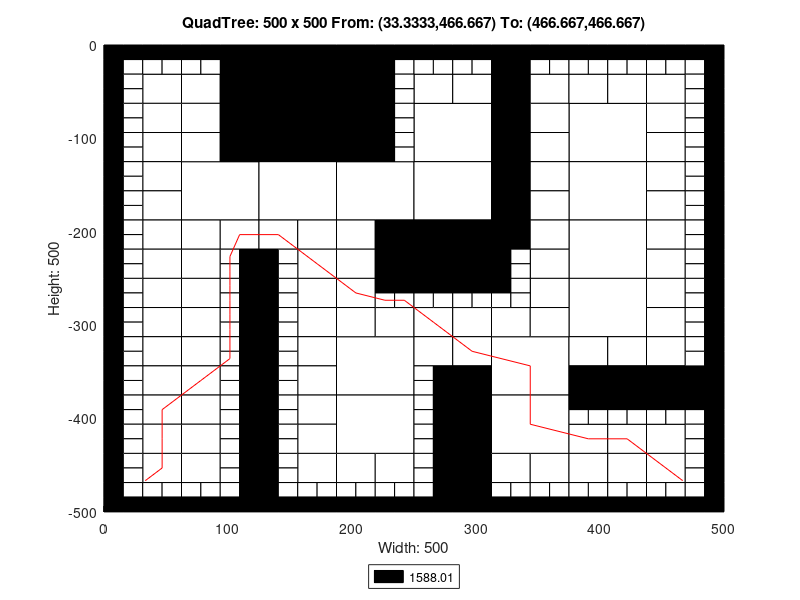

Write MATLAB code to recreate this figure.
axis([0 500 -500 0]);
title('QuadTree: 500 x 500 From: (33.3333,466.667) To: (466.667,466.667)');
xlabel('Width: 500');
ylabel('Height: 500');
rectangle('Position',[125 -62.5 62.5 62.5], 'FaceColor',[0 0 0]);
rectangle('Position',[125 -125 62.5 62.5], 'FaceColor',[0 0 0]);
rectangle('Position',[62.5 -187.5 62.5 62.5], 'FaceColor',[1 1 1]);
rectangle('Position',[125 -187.5 62.5 62.5], 'FaceColor',[1 1 1]);
rectangle('Position',[187.5 -187.5 62.5 62.5], 'FaceColor',[1 1 1]);
rectangle('Position',[250 -125 62.5 62.5], 'FaceColor',[1 1 1]);
rectangle('Position',[375 -125 62.5 62.5], 'FaceColor',[1 1 1]);
rectangle('Position',[250 -187.5 62.5 62.5], 'FaceColor',[1 1 1]);
rectangle('Position',[250 -250 62.5 62.5], 'FaceColor',[0 0 0]);
rectangle('Position',[375 -187.5 62.5 62.5], 'FaceColor',[1 1 1]);
rectangle('Position',[375 -250 62.5 62.5], 'FaceColor',[1 1 1]);
rectangle('Position',[187.5 -375 62.5 62.5], 'FaceColor',[1 1 1]);
rectangle('Position',[187.5 -437.5 62.5 62.5], 'FaceColor',[1 1 1]);
rectangle('Position',[312.5 -375 62.5 62.5], 'FaceColor',[1 1 1]);
rectangle('Position',[375 -312.5 62.5 62.5], 'FaceColor',[1 1 1]);
rectangle('Position',[312.5 -437.5 62.5 62.5], 'FaceColor',[1 1 1]);
rectangle('Position',[31.25 -62.5 31.25 31.25], 'FaceColor',[1 1 1]);
rectangle('Position',[93.75 -31.25 31.25 31.25], 'FaceColor',[0 0 0]);
rectangle('Position',[62.5 -62.5 31.25 31.25], 'FaceColor',[1 1 1]);
rectangle('Position',[93.75 -62.5 31.25 31.25], 'FaceColor',[0 0 0]);
rectangle('Position',[31.25 -93.75 31.25 31.25], 'FaceColor',[1 1 1]);
rectangle('Position',[31.25 -125 31.25 31.25], 'FaceColor',[1 1 1]);
rectangle('Position',[62.5 -93.75 31.25 31.25], 'FaceColor',[1 1 1]);
rectangle('Position',[93.75 -93.75 31.25 31.25], 'FaceColor',[0 0 0]);
rectangle('Position',[62.5 -125 31.25 31.25], 'FaceColor',[1 1 1]);
rectangle('Position',[93.75 -125 31.25 31.25], 'FaceColor',[0 0 0]);
rectangle('Position',[187.5 -31.25 31.25 31.25], 'FaceColor',[0 0 0]);
rectangle('Position',[187.5 -62.5 31.25 31.25], 'FaceColor',[0 0 0]);
rectangle('Position',[187.5 -93.75 31.25 31.25], 'FaceColor',[0 0 0]);
rectangle('Position',[187.5 -125 31.25 31.25], 'FaceColor',[0 0 0]);
rectangle('Position',[31.25 -156.25 31.25 31.25], 'FaceColor',[1 1 1]);
rectangle('Position',[31.25 -187.5 31.25 31.25], 'FaceColor',[1 1 1]);
rectangle('Position',[31.25 -218.75 31.25 31.25], 'FaceColor',[1 1 1]);
rectangle('Position',[31.25 -250 31.25 31.25], 'FaceColor',[1 1 1]);
rectangle('Position',[62.5 -218.75 31.25 31.25], 'FaceColor',[1 1 1]);
rectangle('Position',[93.75 -218.75 31.25 31.25], 'FaceColor',[1 1 1]);
rectangle('Position',[62.5 -250 31.25 31.25], 'FaceColor',[1 1 1]);
rectangle('Position',[125 -218.75 31.25 31.25], 'FaceColor',[1 1 1]);
rectangle('Position',[156.25 -218.75 31.25 31.25], 'FaceColor',[1 1 1]);
rectangle('Position',[156.25 -250 31.25 31.25], 'FaceColor',[1 1 1]);
rectangle('Position',[187.5 -218.75 31.25 31.25], 'FaceColor',[1 1 1]);
rectangle('Position',[218.75 -218.75 31.25 31.25], 'FaceColor',[0 0 0]);
rectangle('Position',[187.5 -250 31.25 31.25], 'FaceColor',[1 1 1]);
rectangle('Position',[218.75 -250 31.25 31.25], 'FaceColor',[0 0 0]);
rectangle('Position',[250 -62.5 31.25 31.25], 'FaceColor',[1 1 1]);
rectangle('Position',[281.25 -62.5 31.25 31.25], 'FaceColor',[1 1 1]);
rectangle('Position',[312.5 -31.25 31.25 31.25], 'FaceColor',[0 0 0]);
rectangle('Position',[312.5 -62.5 31.25 31.25], 'FaceColor',[0 0 0]);
rectangle('Position',[343.75 -62.5 31.25 31.25], 'FaceColor',[1 1 1]);
rectangle('Position',[312.5 -93.75 31.25 31.25], 'FaceColor',[0 0 0]);
rectangle('Position',[343.75 -93.75 31.25 31.25], 'FaceColor',[1 1 1]);
rectangle('Position',[312.5 -125 31.25 31.25], 'FaceColor',[0 0 0]);
rectangle('Position',[343.75 -125 31.25 31.25], 'FaceColor',[1 1 1]);
rectangle('Position',[375 -62.5 31.25 31.25], 'FaceColor',[1 1 1]);
rectangle('Position',[406.25 -62.5 31.25 31.25], 'FaceColor',[1 1 1]);
rectangle('Position',[437.5 -62.5 31.25 31.25], 'FaceColor',[1 1 1]);
rectangle('Position',[437.5 -93.75 31.25 31.25], 'FaceColor',[1 1 1]);
rectangle('Position',[437.5 -125 31.25 31.25], 'FaceColor',[1 1 1]);
rectangle('Position',[312.5 -156.25 31.25 31.25], 'FaceColor',[0 0 0]);
rectangle('Position',[343.75 -156.25 31.25 31.25], 'FaceColor',[1 1 1]);
rectangle('Position',[312.5 -187.5 31.25 31.25], 'FaceColor',[0 0 0]);
rectangle('Position',[343.75 -187.5 31.25 31.25], 'FaceColor',[1 1 1]);
rectangle('Position',[312.5 -218.75 31.25 31.25], 'FaceColor',[0 0 0]);
rectangle('Position',[343.75 -218.75 31.25 31.25], 'FaceColor',[1 1 1]);
rectangle('Position',[343.75 -250 31.25 31.25], 'FaceColor',[1 1 1]);
rectangle('Position',[437.5 -156.25 31.25 31.25], 'FaceColor',[1 1 1]);
rectangle('Position',[437.5 -187.5 31.25 31.25], 'FaceColor',[1 1 1]);
rectangle('Position',[437.5 -218.75 31.25 31.25], 'FaceColor',[1 1 1]);
rectangle('Position',[437.5 -250 31.25 31.25], 'FaceColor',[1 1 1]);
rectangle('Position',[31.25 -281.25 31.25 31.25], 'FaceColor',[1 1 1]);
rectangle('Position',[31.25 -312.5 31.25 31.25], 'FaceColor',[1 1 1]);
rectangle('Position',[62.5 -281.25 31.25 31.25], 'FaceColor',[1 1 1]);
rectangle('Position',[62.5 -312.5 31.25 31.25], 'FaceColor',[1 1 1]);
rectangle('Position',[31.25 -343.75 31.25 31.25], 'FaceColor',[1 1 1]);
rectangle('Position',[31.25 -375 31.25 31.25], 'FaceColor',[1 1 1]);
rectangle('Position',[62.5 -343.75 31.25 31.25], 'FaceColor',[1 1 1]);
rectangle('Position',[62.5 -375 31.25 31.25], 'FaceColor',[1 1 1]);
rectangle('Position',[156.25 -281.25 31.25 31.25], 'FaceColor',[1 1 1]);
rectangle('Position',[156.25 -312.5 31.25 31.25], 'FaceColor',[1 1 1]);
rectangle('Position',[187.5 -281.25 31.25 31.25], 'FaceColor',[1 1 1]);
rectangle('Position',[187.5 -312.5 31.25 31.25], 'FaceColor',[1 1 1]);
rectangle('Position',[218.75 -312.5 31.25 31.25], 'FaceColor',[1 1 1]);
rectangle('Position',[156.25 -343.75 31.25 31.25], 'FaceColor',[1 1 1]);
rectangle('Position',[156.25 -375 31.25 31.25], 'FaceColor',[1 1 1]);
rectangle('Position',[31.25 -406.25 31.25 31.25], 'FaceColor',[1 1 1]);
rectangle('Position',[31.25 -437.5 31.25 31.25], 'FaceColor',[1 1 1]);
rectangle('Position',[62.5 -406.25 31.25 31.25], 'FaceColor',[1 1 1]);
rectangle('Position',[62.5 -437.5 31.25 31.25], 'FaceColor',[1 1 1]);
rectangle('Position',[31.25 -468.75 31.25 31.25], 'FaceColor',[1 1 1]);
rectangle('Position',[62.5 -468.75 31.25 31.25], 'FaceColor',[1 1 1]);
rectangle('Position',[156.25 -406.25 31.25 31.25], 'FaceColor',[1 1 1]);
rectangle('Position',[156.25 -437.5 31.25 31.25], 'FaceColor',[1 1 1]);
rectangle('Position',[156.25 -468.75 31.25 31.25], 'FaceColor',[1 1 1]);
rectangle('Position',[187.5 -468.75 31.25 31.25], 'FaceColor',[1 1 1]);
rectangle('Position',[218.75 -468.75 31.25 31.25], 'FaceColor',[1 1 1]);
rectangle('Position',[250 -312.5 31.25 31.25], 'FaceColor',[1 1 1]);
rectangle('Position',[281.25 -312.5 31.25 31.25], 'FaceColor',[1 1 1]);
rectangle('Position',[343.75 -281.25 31.25 31.25], 'FaceColor',[1 1 1]);
rectangle('Position',[312.5 -312.5 31.25 31.25], 'FaceColor',[1 1 1]);
rectangle('Position',[343.75 -312.5 31.25 31.25], 'FaceColor',[1 1 1]);
rectangle('Position',[250 -343.75 31.25 31.25], 'FaceColor',[1 1 1]);
rectangle('Position',[281.25 -343.75 31.25 31.25], 'FaceColor',[1 1 1]);
rectangle('Position',[281.25 -375 31.25 31.25], 'FaceColor',[0 0 0]);
rectangle('Position',[437.5 -281.25 31.25 31.25], 'FaceColor',[1 1 1]);
rectangle('Position',[437.5 -312.5 31.25 31.25], 'FaceColor',[1 1 1]);
rectangle('Position',[375 -343.75 31.25 31.25], 'FaceColor',[1 1 1]);
rectangle('Position',[406.25 -343.75 31.25 31.25], 'FaceColor',[1 1 1]);
rectangle('Position',[375 -375 31.25 31.25], 'FaceColor',[0 0 0]);
rectangle('Position',[406.25 -375 31.25 31.25], 'FaceColor',[0 0 0]);
rectangle('Position',[437.5 -343.75 31.25 31.25], 'FaceColor',[1 1 1]);
rectangle('Position',[437.5 -375 31.25 31.25], 'FaceColor',[0 0 0]);
rectangle('Position',[468.75 -375 31.25 31.25], 'FaceColor',[0 0 0]);
rectangle('Position',[281.25 -406.25 31.25 31.25], 'FaceColor',[0 0 0]);
rectangle('Position',[281.25 -437.5 31.25 31.25], 'FaceColor',[0 0 0]);
rectangle('Position',[281.25 -468.75 31.25 31.25], 'FaceColor',[0 0 0]);
rectangle('Position',[281.25 -500 31.25 31.25], 'FaceColor',[0 0 0]);
rectangle('Position',[312.5 -468.75 31.25 31.25], 'FaceColor',[1 1 1]);
rectangle('Position',[343.75 -468.75 31.25 31.25], 'FaceColor',[1 1 1]);
rectangle('Position',[375 -437.5 31.25 31.25], 'FaceColor',[1 1 1]);
rectangle('Position',[406.25 -437.5 31.25 31.25], 'FaceColor',[1 1 1]);
rectangle('Position',[437.5 -437.5 31.25 31.25], 'FaceColor',[1 1 1]);
rectangle('Position',[375 -468.75 31.25 31.25], 'FaceColor',[1 1 1]);
rectangle('Position',[406.25 -468.75 31.25 31.25], 'FaceColor',[1 1 1]);
rectangle('Position',[437.5 -468.75 31.25 31.25], 'FaceColor',[1 1 1]);
rectangle('Position',[0 -15.625 15.625 15.625], 'FaceColor',[0 0 0]);
rectangle('Position',[15.625 -15.625 15.625 15.625], 'FaceColor',[0 0 0]);
rectangle('Position',[0 -31.25 15.625 15.625], 'FaceColor',[0 0 0]);
rectangle('Position',[15.625 -31.25 15.625 15.625], 'FaceColor',[1 1 1]);
rectangle('Position',[31.25 -15.625 15.625 15.625], 'FaceColor',[0 0 0]);
rectangle('Position',[46.875 -15.625 15.625 15.625], 'FaceColor',[0 0 0]);
rectangle('Position',[31.25 -31.25 15.625 15.625], 'FaceColor',[1 1 1]);
rectangle('Position',[46.875 -31.25 15.625 15.625], 'FaceColor',[1 1 1]);
rectangle('Position',[0 -46.875 15.625 15.625], 'FaceColor',[0 0 0]);
rectangle('Position',[15.625 -46.875 15.625 15.625], 'FaceColor',[1 1 1]);
rectangle('Position',[0 -62.5 15.625 15.625], 'FaceColor',[0 0 0]);
rectangle('Position',[15.625 -62.5 15.625 15.625], 'FaceColor',[1 1 1]);
rectangle('Position',[62.5 -15.625 15.625 15.625], 'FaceColor',[0 0 0]);
rectangle('Position',[78.125 -15.625 15.625 15.625], 'FaceColor',[0 0 0]);
rectangle('Position',[62.5 -31.25 15.625 15.625], 'FaceColor',[1 1 1]);
rectangle('Position',[78.125 -31.25 15.625 15.625], 'FaceColor',[1 1 1]);
rectangle('Position',[0 -78.125 15.625 15.625], 'FaceColor',[0 0 0]);
rectangle('Position',[15.625 -78.125 15.625 15.625], 'FaceColor',[1 1 1]);
rectangle('Position',[0 -93.75 15.625 15.625], 'FaceColor',[0 0 0]);
rectangle('Position',[15.625 -93.75 15.625 15.625], 'FaceColor',[1 1 1]);
rectangle('Position',[0 -109.375 15.625 15.625], 'FaceColor',[0 0 0]);
rectangle('Position',[15.625 -109.375 15.625 15.625], 'FaceColor',[1 1 1]);
rectangle('Position',[0 -125 15.625 15.625], 'FaceColor',[0 0 0]);
rectangle('Position',[15.625 -125 15.625 15.625], 'FaceColor',[1 1 1]);
rectangle('Position',[218.75 -15.625 15.625 15.625], 'FaceColor',[0 0 0]);
rectangle('Position',[234.375 -15.625 15.625 15.625], 'FaceColor',[0 0 0]);
rectangle('Position',[218.75 -31.25 15.625 15.625], 'FaceColor',[0 0 0]);
rectangle('Position',[234.375 -31.25 15.625 15.625], 'FaceColor',[1 1 1]);
rectangle('Position',[218.75 -46.875 15.625 15.625], 'FaceColor',[0 0 0]);
rectangle('Position',[234.375 -46.875 15.625 15.625], 'FaceColor',[1 1 1]);
rectangle('Position',[218.75 -62.5 15.625 15.625], 'FaceColor',[0 0 0]);
rectangle('Position',[234.375 -62.5 15.625 15.625], 'FaceColor',[1 1 1]);
rectangle('Position',[218.75 -78.125 15.625 15.625], 'FaceColor',[0 0 0]);
rectangle('Position',[234.375 -78.125 15.625 15.625], 'FaceColor',[1 1 1]);
rectangle('Position',[218.75 -93.75 15.625 15.625], 'FaceColor',[0 0 0]);
rectangle('Position',[234.375 -93.75 15.625 15.625], 'FaceColor',[1 1 1]);
rectangle('Position',[218.75 -109.375 15.625 15.625], 'FaceColor',[0 0 0]);
rectangle('Position',[234.375 -109.375 15.625 15.625], 'FaceColor',[1 1 1]);
rectangle('Position',[218.75 -125 15.625 15.625], 'FaceColor',[0 0 0]);
rectangle('Position',[234.375 -125 15.625 15.625], 'FaceColor',[1 1 1]);
rectangle('Position',[0 -140.625 15.625 15.625], 'FaceColor',[0 0 0]);
rectangle('Position',[15.625 -140.625 15.625 15.625], 'FaceColor',[1 1 1]);
rectangle('Position',[0 -156.25 15.625 15.625], 'FaceColor',[0 0 0]);
rectangle('Position',[15.625 -156.25 15.625 15.625], 'FaceColor',[1 1 1]);
rectangle('Position',[0 -171.875 15.625 15.625], 'FaceColor',[0 0 0]);
rectangle('Position',[15.625 -171.875 15.625 15.625], 'FaceColor',[1 1 1]);
rectangle('Position',[0 -187.5 15.625 15.625], 'FaceColor',[0 0 0]);
rectangle('Position',[15.625 -187.5 15.625 15.625], 'FaceColor',[1 1 1]);
rectangle('Position',[0 -203.125 15.625 15.625], 'FaceColor',[0 0 0]);
rectangle('Position',[15.625 -203.125 15.625 15.625], 'FaceColor',[1 1 1]);
rectangle('Position',[0 -218.75 15.625 15.625], 'FaceColor',[0 0 0]);
rectangle('Position',[15.625 -218.75 15.625 15.625], 'FaceColor',[1 1 1]);
rectangle('Position',[0 -234.375 15.625 15.625], 'FaceColor',[0 0 0]);
rectangle('Position',[15.625 -234.375 15.625 15.625], 'FaceColor',[1 1 1]);
rectangle('Position',[0 -250 15.625 15.625], 'FaceColor',[0 0 0]);
rectangle('Position',[15.625 -250 15.625 15.625], 'FaceColor',[1 1 1]);
rectangle('Position',[93.75 -234.375 15.625 15.625], 'FaceColor',[1 1 1]);
rectangle('Position',[109.375 -234.375 15.625 15.625], 'FaceColor',[0 0 0]);
rectangle('Position',[93.75 -250 15.625 15.625], 'FaceColor',[1 1 1]);
rectangle('Position',[109.375 -250 15.625 15.625], 'FaceColor',[0 0 0]);
rectangle('Position',[125 -234.375 15.625 15.625], 'FaceColor',[0 0 0]);
rectangle('Position',[140.625 -234.375 15.625 15.625], 'FaceColor',[1 1 1]);
rectangle('Position',[125 -250 15.625 15.625], 'FaceColor',[0 0 0]);
rectangle('Position',[140.625 -250 15.625 15.625], 'FaceColor',[1 1 1]);
rectangle('Position',[250 -15.625 15.625 15.625], 'FaceColor',[0 0 0]);
rectangle('Position',[265.625 -15.625 15.625 15.625], 'FaceColor',[0 0 0]);
rectangle('Position',[250 -31.25 15.625 15.625], 'FaceColor',[1 1 1]);
rectangle('Position',[265.625 -31.25 15.625 15.625], 'FaceColor',[1 1 1]);
rectangle('Position',[281.25 -15.625 15.625 15.625], 'FaceColor',[0 0 0]);
rectangle('Position',[296.875 -15.625 15.625 15.625], 'FaceColor',[0 0 0]);
rectangle('Position',[281.25 -31.25 15.625 15.625], 'FaceColor',[1 1 1]);
rectangle('Position',[296.875 -31.25 15.625 15.625], 'FaceColor',[1 1 1]);
rectangle('Position',[343.75 -15.625 15.625 15.625], 'FaceColor',[0 0 0]);
rectangle('Position',[359.375 -15.625 15.625 15.625], 'FaceColor',[0 0 0]);
rectangle('Position',[343.75 -31.25 15.625 15.625], 'FaceColor',[1 1 1]);
rectangle('Position',[359.375 -31.25 15.625 15.625], 'FaceColor',[1 1 1]);
rectangle('Position',[375 -15.625 15.625 15.625], 'FaceColor',[0 0 0]);
rectangle('Position',[390.625 -15.625 15.625 15.625], 'FaceColor',[0 0 0]);
rectangle('Position',[375 -31.25 15.625 15.625], 'FaceColor',[1 1 1]);
rectangle('Position',[390.625 -31.25 15.625 15.625], 'FaceColor',[1 1 1]);
rectangle('Position',[406.25 -15.625 15.625 15.625], 'FaceColor',[0 0 0]);
rectangle('Position',[421.875 -15.625 15.625 15.625], 'FaceColor',[0 0 0]);
rectangle('Position',[406.25 -31.25 15.625 15.625], 'FaceColor',[1 1 1]);
rectangle('Position',[421.875 -31.25 15.625 15.625], 'FaceColor',[1 1 1]);
rectangle('Position',[437.5 -15.625 15.625 15.625], 'FaceColor',[0 0 0]);
rectangle('Position',[453.125 -15.625 15.625 15.625], 'FaceColor',[0 0 0]);
rectangle('Position',[437.5 -31.25 15.625 15.625], 'FaceColor',[1 1 1]);
rectangle('Position',[453.125 -31.25 15.625 15.625], 'FaceColor',[1 1 1]);
rectangle('Position',[468.75 -15.625 15.625 15.625], 'FaceColor',[0 0 0]);
rectangle('Position',[484.375 -15.625 15.625 15.625], 'FaceColor',[0 0 0]);
rectangle('Position',[468.75 -31.25 15.625 15.625], 'FaceColor',[1 1 1]);
rectangle('Position',[484.375 -31.25 15.625 15.625], 'FaceColor',[0 0 0]);
rectangle('Position',[468.75 -46.875 15.625 15.625], 'FaceColor',[1 1 1]);
rectangle('Position',[484.375 -46.875 15.625 15.625], 'FaceColor',[0 0 0]);
rectangle('Position',[468.75 -62.5 15.625 15.625], 'FaceColor',[1 1 1]);
rectangle('Position',[484.375 -62.5 15.625 15.625], 'FaceColor',[0 0 0]);
rectangle('Position',[468.75 -78.125 15.625 15.625], 'FaceColor',[1 1 1]);
rectangle('Position',[484.375 -78.125 15.625 15.625], 'FaceColor',[0 0 0]);
rectangle('Position',[468.75 -93.75 15.625 15.625], 'FaceColor',[1 1 1]);
rectangle('Position',[484.375 -93.75 15.625 15.625], 'FaceColor',[0 0 0]);
rectangle('Position',[468.75 -109.375 15.625 15.625], 'FaceColor',[1 1 1]);
rectangle('Position',[484.375 -109.375 15.625 15.625], 'FaceColor',[0 0 0]);
rectangle('Position',[468.75 -125 15.625 15.625], 'FaceColor',[1 1 1]);
rectangle('Position',[484.375 -125 15.625 15.625], 'FaceColor',[0 0 0]);
rectangle('Position',[312.5 -234.375 15.625 15.625], 'FaceColor',[0 0 0]);
rectangle('Position',[328.125 -234.375 15.625 15.625], 'FaceColor',[1 1 1]);
rectangle('Position',[312.5 -250 15.625 15.625], 'FaceColor',[0 0 0]);
rectangle('Position',[328.125 -250 15.625 15.625], 'FaceColor',[1 1 1]);
rectangle('Position',[468.75 -140.625 15.625 15.625], 'FaceColor',[1 1 1]);
rectangle('Position',[484.375 -140.625 15.625 15.625], 'FaceColor',[0 0 0]);
rectangle('Position',[468.75 -156.25 15.625 15.625], 'FaceColor',[1 1 1]);
rectangle('Position',[484.375 -156.25 15.625 15.625], 'FaceColor',[0 0 0]);
rectangle('Position',[468.75 -171.875 15.625 15.625], 'FaceColor',[1 1 1]);
rectangle('Position',[484.375 -171.875 15.625 15.625], 'FaceColor',[0 0 0]);
rectangle('Position',[468.75 -187.5 15.625 15.625], 'FaceColor',[1 1 1]);
rectangle('Position',[484.375 -187.5 15.625 15.625], 'FaceColor',[0 0 0]);
rectangle('Position',[468.75 -203.125 15.625 15.625], 'FaceColor',[1 1 1]);
rectangle('Position',[484.375 -203.125 15.625 15.625], 'FaceColor',[0 0 0]);
rectangle('Position',[468.75 -218.75 15.625 15.625], 'FaceColor',[1 1 1]);
rectangle('Position',[484.375 -218.75 15.625 15.625], 'FaceColor',[0 0 0]);
rectangle('Position',[468.75 -234.375 15.625 15.625], 'FaceColor',[1 1 1]);
rectangle('Position',[484.375 -234.375 15.625 15.625], 'FaceColor',[0 0 0]);
rectangle('Position',[468.75 -250 15.625 15.625], 'FaceColor',[1 1 1]);
rectangle('Position',[484.375 -250 15.625 15.625], 'FaceColor',[0 0 0]);
rectangle('Position',[0 -265.625 15.625 15.625], 'FaceColor',[0 0 0]);
rectangle('Position',[15.625 -265.625 15.625 15.625], 'FaceColor',[1 1 1]);
rectangle('Position',[0 -281.25 15.625 15.625], 'FaceColor',[0 0 0]);
rectangle('Position',[15.625 -281.25 15.625 15.625], 'FaceColor',[1 1 1]);
rectangle('Position',[0 -296.875 15.625 15.625], 'FaceColor',[0 0 0]);
rectangle('Position',[15.625 -296.875 15.625 15.625], 'FaceColor',[1 1 1]);
rectangle('Position',[0 -312.5 15.625 15.625], 'FaceColor',[0 0 0]);
rectangle('Position',[15.625 -312.5 15.625 15.625], 'FaceColor',[1 1 1]);
rectangle('Position',[93.75 -265.625 15.625 15.625], 'FaceColor',[1 1 1]);
rectangle('Position',[109.375 -265.625 15.625 15.625], 'FaceColor',[0 0 0]);
rectangle('Position',[93.75 -281.25 15.625 15.625], 'FaceColor',[1 1 1]);
rectangle('Position',[109.375 -281.25 15.625 15.625], 'FaceColor',[0 0 0]);
rectangle('Position',[93.75 -296.875 15.625 15.625], 'FaceColor',[1 1 1]);
rectangle('Position',[109.375 -296.875 15.625 15.625], 'FaceColor',[0 0 0]);
rectangle('Position',[93.75 -312.5 15.625 15.625], 'FaceColor',[1 1 1]);
rectangle('Position',[109.375 -312.5 15.625 15.625], 'FaceColor',[0 0 0]);
rectangle('Position',[0 -328.125 15.625 15.625], 'FaceColor',[0 0 0]);
rectangle('Position',[15.625 -328.125 15.625 15.625], 'FaceColor',[1 1 1]);
rectangle('Position',[0 -343.75 15.625 15.625], 'FaceColor',[0 0 0]);
rectangle('Position',[15.625 -343.75 15.625 15.625], 'FaceColor',[1 1 1]);
rectangle('Position',[0 -359.375 15.625 15.625], 'FaceColor',[0 0 0]);
rectangle('Position',[15.625 -359.375 15.625 15.625], 'FaceColor',[1 1 1]);
rectangle('Position',[0 -375 15.625 15.625], 'FaceColor',[0 0 0]);
rectangle('Position',[15.625 -375 15.625 15.625], 'FaceColor',[1 1 1]);
rectangle('Position',[93.75 -328.125 15.625 15.625], 'FaceColor',[1 1 1]);
rectangle('Position',[109.375 -328.125 15.625 15.625], 'FaceColor',[0 0 0]);
rectangle('Position',[93.75 -343.75 15.625 15.625], 'FaceColor',[1 1 1]);
rectangle('Position',[109.375 -343.75 15.625 15.625], 'FaceColor',[0 0 0]);
rectangle('Position',[93.75 -359.375 15.625 15.625], 'FaceColor',[1 1 1]);
rectangle('Position',[109.375 -359.375 15.625 15.625], 'FaceColor',[0 0 0]);
rectangle('Position',[93.75 -375 15.625 15.625], 'FaceColor',[1 1 1]);
rectangle('Position',[109.375 -375 15.625 15.625], 'FaceColor',[0 0 0]);
rectangle('Position',[125 -265.625 15.625 15.625], 'FaceColor',[0 0 0]);
rectangle('Position',[140.625 -265.625 15.625 15.625], 'FaceColor',[1 1 1]);
rectangle('Position',[125 -281.25 15.625 15.625], 'FaceColor',[0 0 0]);
rectangle('Position',[140.625 -281.25 15.625 15.625], 'FaceColor',[1 1 1]);
rectangle('Position',[125 -296.875 15.625 15.625], 'FaceColor',[0 0 0]);
rectangle('Position',[140.625 -296.875 15.625 15.625], 'FaceColor',[1 1 1]);
rectangle('Position',[125 -312.5 15.625 15.625], 'FaceColor',[0 0 0]);
rectangle('Position',[140.625 -312.5 15.625 15.625], 'FaceColor',[1 1 1]);
rectangle('Position',[218.75 -265.625 15.625 15.625], 'FaceColor',[0 0 0]);
rectangle('Position',[234.375 -265.625 15.625 15.625], 'FaceColor',[0 0 0]);
rectangle('Position',[218.75 -281.25 15.625 15.625], 'FaceColor',[1 1 1]);
rectangle('Position',[234.375 -281.25 15.625 15.625], 'FaceColor',[1 1 1]);
rectangle('Position',[125 -328.125 15.625 15.625], 'FaceColor',[0 0 0]);
rectangle('Position',[140.625 -328.125 15.625 15.625], 'FaceColor',[1 1 1]);
rectangle('Position',[125 -343.75 15.625 15.625], 'FaceColor',[0 0 0]);
rectangle('Position',[140.625 -343.75 15.625 15.625], 'FaceColor',[1 1 1]);
rectangle('Position',[125 -359.375 15.625 15.625], 'FaceColor',[0 0 0]);
rectangle('Position',[140.625 -359.375 15.625 15.625], 'FaceColor',[1 1 1]);
rectangle('Position',[125 -375 15.625 15.625], 'FaceColor',[0 0 0]);
rectangle('Position',[140.625 -375 15.625 15.625], 'FaceColor',[1 1 1]);
rectangle('Position',[0 -390.625 15.625 15.625], 'FaceColor',[0 0 0]);
rectangle('Position',[15.625 -390.625 15.625 15.625], 'FaceColor',[1 1 1]);
rectangle('Position',[0 -406.25 15.625 15.625], 'FaceColor',[0 0 0]);
rectangle('Position',[15.625 -406.25 15.625 15.625], 'FaceColor',[1 1 1]);
rectangle('Position',[0 -421.875 15.625 15.625], 'FaceColor',[0 0 0]);
rectangle('Position',[15.625 -421.875 15.625 15.625], 'FaceColor',[1 1 1]);
rectangle('Position',[0 -437.5 15.625 15.625], 'FaceColor',[0 0 0]);
rectangle('Position',[15.625 -437.5 15.625 15.625], 'FaceColor',[1 1 1]);
rectangle('Position',[93.75 -390.625 15.625 15.625], 'FaceColor',[1 1 1]);
rectangle('Position',[109.375 -390.625 15.625 15.625], 'FaceColor',[0 0 0]);
rectangle('Position',[93.75 -406.25 15.625 15.625], 'FaceColor',[1 1 1]);
rectangle('Position',[109.375 -406.25 15.625 15.625], 'FaceColor',[0 0 0]);
rectangle('Position',[93.75 -421.875 15.625 15.625], 'FaceColor',[1 1 1]);
rectangle('Position',[109.375 -421.875 15.625 15.625], 'FaceColor',[0 0 0]);
rectangle('Position',[93.75 -437.5 15.625 15.625], 'FaceColor',[1 1 1]);
rectangle('Position',[109.375 -437.5 15.625 15.625], 'FaceColor',[0 0 0]);
rectangle('Position',[0 -453.125 15.625 15.625], 'FaceColor',[0 0 0]);
rectangle('Position',[15.625 -453.125 15.625 15.625], 'FaceColor',[1 1 1]);
rectangle('Position',[0 -468.75 15.625 15.625], 'FaceColor',[0 0 0]);
rectangle('Position',[15.625 -468.75 15.625 15.625], 'FaceColor',[1 1 1]);
rectangle('Position',[0 -484.375 15.625 15.625], 'FaceColor',[0 0 0]);
rectangle('Position',[15.625 -484.375 15.625 15.625], 'FaceColor',[1 1 1]);
rectangle('Position',[0 -500 15.625 15.625], 'FaceColor',[0 0 0]);
rectangle('Position',[15.625 -500 15.625 15.625], 'FaceColor',[0 0 0]);
rectangle('Position',[31.25 -484.375 15.625 15.625], 'FaceColor',[1 1 1]);
rectangle('Position',[46.875 -484.375 15.625 15.625], 'FaceColor',[1 1 1]);
rectangle('Position',[31.25 -500 15.625 15.625], 'FaceColor',[0 0 0]);
rectangle('Position',[46.875 -500 15.625 15.625], 'FaceColor',[0 0 0]);
rectangle('Position',[93.75 -453.125 15.625 15.625], 'FaceColor',[1 1 1]);
rectangle('Position',[109.375 -453.125 15.625 15.625], 'FaceColor',[0 0 0]);
rectangle('Position',[93.75 -468.75 15.625 15.625], 'FaceColor',[1 1 1]);
rectangle('Position',[109.375 -468.75 15.625 15.625], 'FaceColor',[0 0 0]);
rectangle('Position',[62.5 -484.375 15.625 15.625], 'FaceColor',[1 1 1]);
rectangle('Position',[78.125 -484.375 15.625 15.625], 'FaceColor',[1 1 1]);
rectangle('Position',[62.5 -500 15.625 15.625], 'FaceColor',[0 0 0]);
rectangle('Position',[78.125 -500 15.625 15.625], 'FaceColor',[0 0 0]);
rectangle('Position',[93.75 -484.375 15.625 15.625], 'FaceColor',[1 1 1]);
rectangle('Position',[109.375 -484.375 15.625 15.625], 'FaceColor',[0 0 0]);
rectangle('Position',[93.75 -500 15.625 15.625], 'FaceColor',[0 0 0]);
rectangle('Position',[109.375 -500 15.625 15.625], 'FaceColor',[0 0 0]);
rectangle('Position',[125 -390.625 15.625 15.625], 'FaceColor',[0 0 0]);
rectangle('Position',[140.625 -390.625 15.625 15.625], 'FaceColor',[1 1 1]);
rectangle('Position',[125 -406.25 15.625 15.625], 'FaceColor',[0 0 0]);
rectangle('Position',[140.625 -406.25 15.625 15.625], 'FaceColor',[1 1 1]);
rectangle('Position',[125 -421.875 15.625 15.625], 'FaceColor',[0 0 0]);
rectangle('Position',[140.625 -421.875 15.625 15.625], 'FaceColor',[1 1 1]);
rectangle('Position',[125 -437.5 15.625 15.625], 'FaceColor',[0 0 0]);
rectangle('Position',[140.625 -437.5 15.625 15.625], 'FaceColor',[1 1 1]);
rectangle('Position',[125 -453.125 15.625 15.625], 'FaceColor',[0 0 0]);
rectangle('Position',[140.625 -453.125 15.625 15.625], 'FaceColor',[1 1 1]);
rectangle('Position',[125 -468.75 15.625 15.625], 'FaceColor',[0 0 0]);
rectangle('Position',[140.625 -468.75 15.625 15.625], 'FaceColor',[1 1 1]);
rectangle('Position',[125 -484.375 15.625 15.625], 'FaceColor',[0 0 0]);
rectangle('Position',[140.625 -484.375 15.625 15.625], 'FaceColor',[1 1 1]);
rectangle('Position',[125 -500 15.625 15.625], 'FaceColor',[0 0 0]);
rectangle('Position',[140.625 -500 15.625 15.625], 'FaceColor',[0 0 0]);
rectangle('Position',[156.25 -484.375 15.625 15.625], 'FaceColor',[1 1 1]);
rectangle('Position',[171.875 -484.375 15.625 15.625], 'FaceColor',[1 1 1]);
rectangle('Position',[156.25 -500 15.625 15.625], 'FaceColor',[0 0 0]);
rectangle('Position',[171.875 -500 15.625 15.625], 'FaceColor',[0 0 0]);
rectangle('Position',[187.5 -484.375 15.625 15.625], 'FaceColor',[1 1 1]);
rectangle('Position',[203.125 -484.375 15.625 15.625], 'FaceColor',[1 1 1]);
rectangle('Position',[187.5 -500 15.625 15.625], 'FaceColor',[0 0 0]);
rectangle('Position',[203.125 -500 15.625 15.625], 'FaceColor',[0 0 0]);
rectangle('Position',[218.75 -484.375 15.625 15.625], 'FaceColor',[1 1 1]);
rectangle('Position',[234.375 -484.375 15.625 15.625], 'FaceColor',[1 1 1]);
rectangle('Position',[218.75 -500 15.625 15.625], 'FaceColor',[0 0 0]);
rectangle('Position',[234.375 -500 15.625 15.625], 'FaceColor',[0 0 0]);
rectangle('Position',[250 -265.625 15.625 15.625], 'FaceColor',[0 0 0]);
rectangle('Position',[265.625 -265.625 15.625 15.625], 'FaceColor',[0 0 0]);
rectangle('Position',[250 -281.25 15.625 15.625], 'FaceColor',[1 1 1]);
rectangle('Position',[265.625 -281.25 15.625 15.625], 'FaceColor',[1 1 1]);
rectangle('Position',[281.25 -265.625 15.625 15.625], 'FaceColor',[0 0 0]);
rectangle('Position',[296.875 -265.625 15.625 15.625], 'FaceColor',[0 0 0]);
rectangle('Position',[281.25 -281.25 15.625 15.625], 'FaceColor',[1 1 1]);
rectangle('Position',[296.875 -281.25 15.625 15.625], 'FaceColor',[1 1 1]);
rectangle('Position',[312.5 -265.625 15.625 15.625], 'FaceColor',[0 0 0]);
rectangle('Position',[328.125 -265.625 15.625 15.625], 'FaceColor',[1 1 1]);
rectangle('Position',[312.5 -281.25 15.625 15.625], 'FaceColor',[1 1 1]);
rectangle('Position',[328.125 -281.25 15.625 15.625], 'FaceColor',[1 1 1]);
rectangle('Position',[250 -359.375 15.625 15.625], 'FaceColor',[1 1 1]);
rectangle('Position',[265.625 -359.375 15.625 15.625], 'FaceColor',[0 0 0]);
rectangle('Position',[250 -375 15.625 15.625], 'FaceColor',[1 1 1]);
rectangle('Position',[265.625 -375 15.625 15.625], 'FaceColor',[0 0 0]);
rectangle('Position',[468.75 -265.625 15.625 15.625], 'FaceColor',[1 1 1]);
rectangle('Position',[484.375 -265.625 15.625 15.625], 'FaceColor',[0 0 0]);
rectangle('Position',[468.75 -281.25 15.625 15.625], 'FaceColor',[1 1 1]);
rectangle('Position',[484.375 -281.25 15.625 15.625], 'FaceColor',[0 0 0]);
rectangle('Position',[468.75 -296.875 15.625 15.625], 'FaceColor',[1 1 1]);
rectangle('Position',[484.375 -296.875 15.625 15.625], 'FaceColor',[0 0 0]);
rectangle('Position',[468.75 -312.5 15.625 15.625], 'FaceColor',[1 1 1]);
rectangle('Position',[484.375 -312.5 15.625 15.625], 'FaceColor',[0 0 0]);
rectangle('Position',[468.75 -328.125 15.625 15.625], 'FaceColor',[1 1 1]);
rectangle('Position',[484.375 -328.125 15.625 15.625], 'FaceColor',[0 0 0]);
rectangle('Position',[468.75 -343.75 15.625 15.625], 'FaceColor',[1 1 1]);
rectangle('Position',[484.375 -343.75 15.625 15.625], 'FaceColor',[0 0 0]);
rectangle('Position',[250 -390.625 15.625 15.625], 'FaceColor',[1 1 1]);
rectangle('Position',[265.625 -390.625 15.625 15.625], 'FaceColor',[0 0 0]);
rectangle('Position',[250 -406.25 15.625 15.625], 'FaceColor',[1 1 1]);
rectangle('Position',[265.625 -406.25 15.625 15.625], 'FaceColor',[0 0 0]);
rectangle('Position',[250 -421.875 15.625 15.625], 'FaceColor',[1 1 1]);
rectangle('Position',[265.625 -421.875 15.625 15.625], 'FaceColor',[0 0 0]);
rectangle('Position',[250 -437.5 15.625 15.625], 'FaceColor',[1 1 1]);
rectangle('Position',[265.625 -437.5 15.625 15.625], 'FaceColor',[0 0 0]);
rectangle('Position',[250 -453.125 15.625 15.625], 'FaceColor',[1 1 1]);
rectangle('Position',[265.625 -453.125 15.625 15.625], 'FaceColor',[0 0 0]);
rectangle('Position',[250 -468.75 15.625 15.625], 'FaceColor',[1 1 1]);
rectangle('Position',[265.625 -468.75 15.625 15.625], 'FaceColor',[0 0 0]);
rectangle('Position',[250 -484.375 15.625 15.625], 'FaceColor',[1 1 1]);
rectangle('Position',[265.625 -484.375 15.625 15.625], 'FaceColor',[0 0 0]);
rectangle('Position',[250 -500 15.625 15.625], 'FaceColor',[0 0 0]);
rectangle('Position',[265.625 -500 15.625 15.625], 'FaceColor',[0 0 0]);
rectangle('Position',[312.5 -484.375 15.625 15.625], 'FaceColor',[1 1 1]);
rectangle('Position',[328.125 -484.375 15.625 15.625], 'FaceColor',[1 1 1]);
rectangle('Position',[312.5 -500 15.625 15.625], 'FaceColor',[0 0 0]);
rectangle('Position',[328.125 -500 15.625 15.625], 'FaceColor',[0 0 0]);
rectangle('Position',[343.75 -484.375 15.625 15.625], 'FaceColor',[1 1 1]);
rectangle('Position',[359.375 -484.375 15.625 15.625], 'FaceColor',[1 1 1]);
rectangle('Position',[343.75 -500 15.625 15.625], 'FaceColor',[0 0 0]);
rectangle('Position',[359.375 -500 15.625 15.625], 'FaceColor',[0 0 0]);
rectangle('Position',[375 -390.625 15.625 15.625], 'FaceColor',[0 0 0]);
rectangle('Position',[390.625 -390.625 15.625 15.625], 'FaceColor',[0 0 0]);
rectangle('Position',[375 -406.25 15.625 15.625], 'FaceColor',[1 1 1]);
rectangle('Position',[390.625 -406.25 15.625 15.625], 'FaceColor',[1 1 1]);
rectangle('Position',[406.25 -390.625 15.625 15.625], 'FaceColor',[0 0 0]);
rectangle('Position',[421.875 -390.625 15.625 15.625], 'FaceColor',[0 0 0]);
rectangle('Position',[406.25 -406.25 15.625 15.625], 'FaceColor',[1 1 1]);
rectangle('Position',[421.875 -406.25 15.625 15.625], 'FaceColor',[1 1 1]);
rectangle('Position',[437.5 -390.625 15.625 15.625], 'FaceColor',[0 0 0]);
rectangle('Position',[453.125 -390.625 15.625 15.625], 'FaceColor',[0 0 0]);
rectangle('Position',[437.5 -406.25 15.625 15.625], 'FaceColor',[1 1 1]);
rectangle('Position',[453.125 -406.25 15.625 15.625], 'FaceColor',[1 1 1]);
rectangle('Position',[468.75 -390.625 15.625 15.625], 'FaceColor',[0 0 0]);
rectangle('Position',[484.375 -390.625 15.625 15.625], 'FaceColor',[0 0 0]);
rectangle('Position',[468.75 -406.25 15.625 15.625], 'FaceColor',[1 1 1]);
rectangle('Position',[484.375 -406.25 15.625 15.625], 'FaceColor',[0 0 0]);
rectangle('Position',[468.75 -421.875 15.625 15.625], 'FaceColor',[1 1 1]);
rectangle('Position',[484.375 -421.875 15.625 15.625], 'FaceColor',[0 0 0]);
rectangle('Position',[468.75 -437.5 15.625 15.625], 'FaceColor',[1 1 1]);
rectangle('Position',[484.375 -437.5 15.625 15.625], 'FaceColor',[0 0 0]);
rectangle('Position',[375 -484.375 15.625 15.625], 'FaceColor',[1 1 1]);
rectangle('Position',[390.625 -484.375 15.625 15.625], 'FaceColor',[1 1 1]);
rectangle('Position',[375 -500 15.625 15.625], 'FaceColor',[0 0 0]);
rectangle('Position',[390.625 -500 15.625 15.625], 'FaceColor',[0 0 0]);
rectangle('Position',[406.25 -484.375 15.625 15.625], 'FaceColor',[1 1 1]);
rectangle('Position',[421.875 -484.375 15.625 15.625], 'FaceColor',[1 1 1]);
rectangle('Position',[406.25 -500 15.625 15.625], 'FaceColor',[0 0 0]);
rectangle('Position',[421.875 -500 15.625 15.625], 'FaceColor',[0 0 0]);
rectangle('Position',[468.75 -453.125 15.625 15.625], 'FaceColor',[1 1 1]);
rectangle('Position',[484.375 -453.125 15.625 15.625], 'FaceColor',[0 0 0]);
rectangle('Position',[468.75 -468.75 15.625 15.625], 'FaceColor',[1 1 1]);
rectangle('Position',[484.375 -468.75 15.625 15.625], 'FaceColor',[0 0 0]);
rectangle('Position',[437.5 -484.375 15.625 15.625], 'FaceColor',[1 1 1]);
rectangle('Position',[453.125 -484.375 15.625 15.625], 'FaceColor',[1 1 1]);
rectangle('Position',[437.5 -500 15.625 15.625], 'FaceColor',[0 0 0]);
rectangle('Position',[453.125 -500 15.625 15.625], 'FaceColor',[0 0 0]);
rectangle('Position',[468.75 -484.375 15.625 15.625], 'FaceColor',[1 1 1]);
rectangle('Position',[484.375 -484.375 15.625 15.625], 'FaceColor',[0 0 0]);
rectangle('Position',[468.75 -500 15.625 15.625], 'FaceColor',[0 0 0]);
rectangle('Position',[484.375 -500 15.625 15.625], 'FaceColor',[0 0 0]);
X=[466.667,453.125,421.875,390.625,343.75,343.75,296.875,265.625,242.188,226.562,203.125,171.875,140.625,109.375,101.562,101.562,101.562,101.562,101.562,101.562,101.562,101.562,78.125,46.875,46.875,46.875,33.3333];
Y=[-466.667,-453.125,-421.875,-421.875,-406.25,-343.75,-328.125,-296.875,-273.438,-273.438,-265.625,-234.375,-203.125,-203.125,-226.562,-242.188,-257.812,-273.438,-289.062,-304.688,-320.312,-335.938,-359.375,-390.625,-421.875,-453.125,-466.667];
hold on;
plot(X,Y,'r');
legend('1588.01','Location','southoutside');
